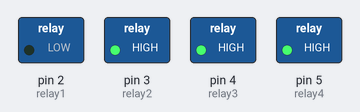
Recording of a sketch running on a simulated Arduino Uno, built with avr-gcc and run on an emulated ATmega328P. Shown: switched loads named in the sketch (green lamp = pin HIGH).

Above: at 0.5 s.
At 2.5 s:
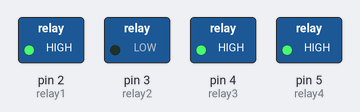
At 4.5 s:
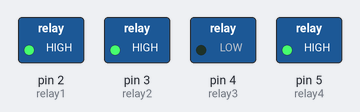
At 6.5 s:
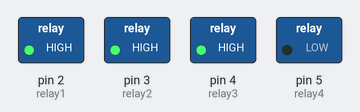
At 9.5 s:
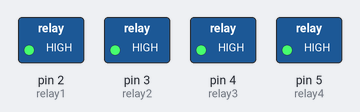
Timing chart, 0 to 10.4 s (numbered marks = the images above):
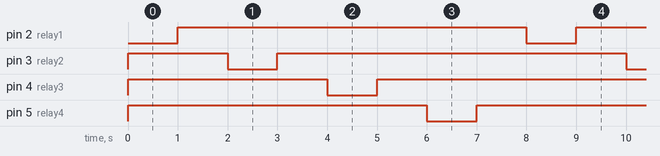

Measured:
- by itself, pin 2 (relay1), pin 3 (relay2), pin 4 (relay3), pin 5 (relay4): alternates HIGH for 7.0 s and LOW for 1.0 s
- by itself, everything shown: repeats every 8.0 s, in 8 steps

The sketch:

Relay_.ino
```cpp
const int relay1 = 2; //pin2
const int relay2 = 3; //pin3
const int relay3 = 4; //pin4
const int relay4 = 5; //pin5

int relayON = LOW; //relay nyala
int relayOFF = HIGH; //relay mati

void setup() {
  pinMode(relay1, OUTPUT);
  pinMode(relay2, OUTPUT);
  pinMode(relay3, OUTPUT);
  pinMode(relay4, OUTPUT);

  digitalWrite(relay1, relayOFF);
  digitalWrite(relay2, relayOFF);
  digitalWrite(relay3, relayOFF);
  digitalWrite(relay4, relayOFF);
}

void loop() {
  //relay1
  digitalWrite(relay1, relayON);
  delay(1000);
  digitalWrite(relay1, relayOFF);
  delay(1000);

  //relay2
  digitalWrite(relay2, relayON);
  delay(1000);
  digitalWrite(relay2, relayOFF);
  delay(1000);

  //relay1
  digitalWrite(relay3, relayON);
  delay(1000);
  digitalWrite(relay3, relayOFF);
  delay(1000);

  //relay4
  digitalWrite(relay4, relayON);
  delay(1000);
  digitalWrite(relay4, relayOFF);
  delay(1000);
}
```
